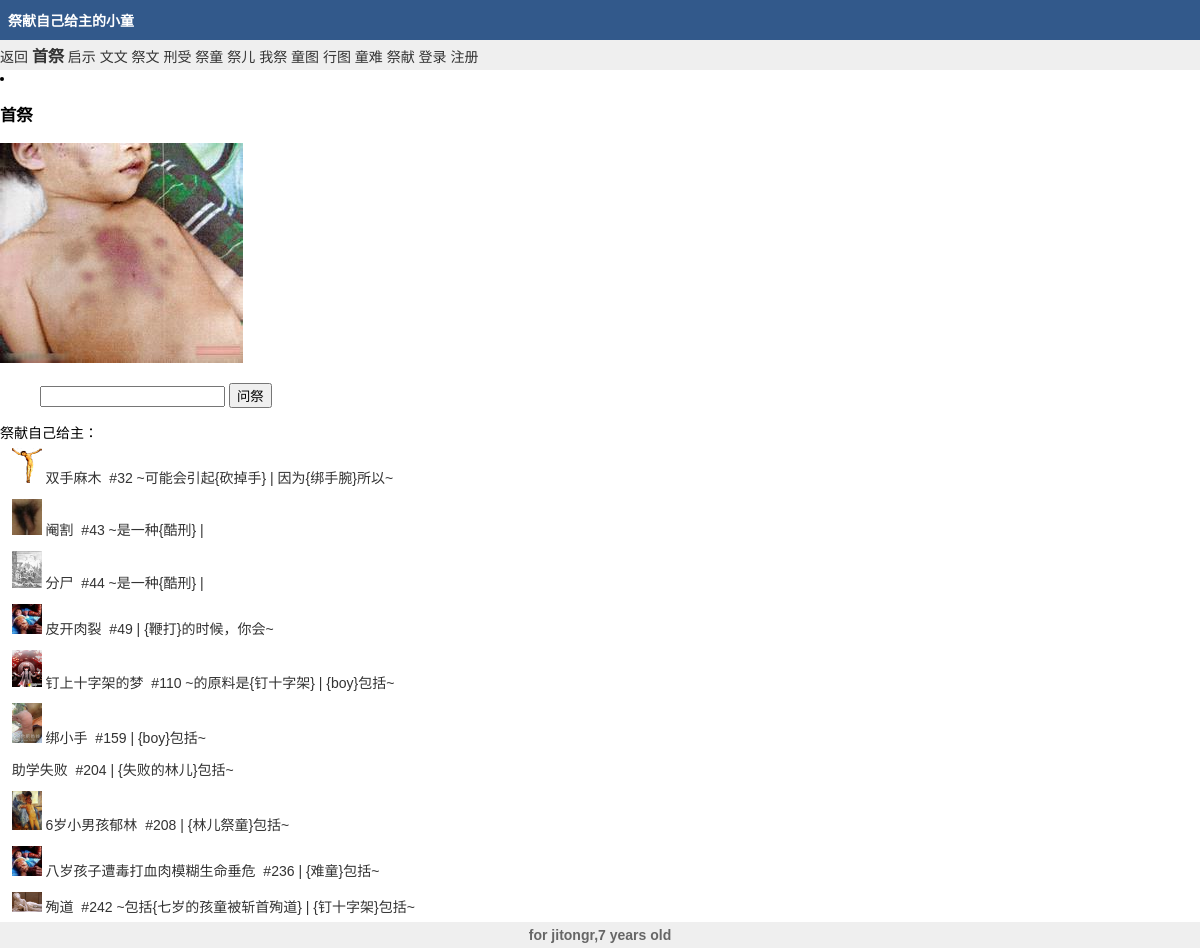
The page / on the database its author committed.
### tables this page shows
CREATE TABLE IF NOT EXISTS `jt_concept` (
  `id` int(11) NOT NULL auto_increment,
  `text` varchar(255) NOT NULL,
  `info` varchar(255) NOT NULL default '',
  `img` varchar(400) NOT NULL,
  `imgsize` mediumint(9) NOT NULL default '0',
  `ctop` int(4) NOT NULL default '0',
  `cleft` int(4) NOT NULL default '0',
  `words` int(11) NOT NULL default '0',
  `sort` tinyint(4) NOT NULL default '0',
  `f3` int(11) NOT NULL default '0',
  `edittime` int(11) NOT NULL default '0',
  `filesize` int(11) NOT NULL default '0',
  `otime` datetime NOT NULL,
  `ow` int(11) NOT NULL default '0',
  `oh` int(11) NOT NULL default '0',
  `birth` varchar(20) NOT NULL default '',
  `die` varchar(20) NOT NULL default '',
  `age` varchar(10) NOT NULL default '',
  `content` text NOT NULL,
  PRIMARY KEY  (`id`)
);

### lib/mysql.php (called while the page is built, shortened)
<?php
class MySql {
	private $conn;
	private static $instance = null;
    private function __construct() {
		if (!$this->conn = @mysql_connect(DB_HOST, DB_USER, DB_PASSWD)) {
			emMsg("连接数据库失败,可能是数据库用户名或密码错误");
		}
    }
    public static function getInstance() {
        if (self::$instance == null) {
            self::$instance = new MySql();
        }
        return self::$instance;
    }
	function query($sql) {
		$this->result = @mysql_query($sql, $this->conn);
		if (!$this->result) {
			emMsg("SQL语句执行错误：$sql <br />" . $this->geterror());
		}else {
			return $this->result;
		}
	}
	function fetch_array($query , $type = MYSQL_ASSOC) {
		return mysql_fetch_array($query, $type);
	}
	function once_fetch_array($sql) {
		$this->result = $this->query($sql);
		return $this->fetch_array($this->result);
	}
	function getMysqlVersion() {
		return mysql_get_server_info();
	}
}

### init.php (called while the page is built, shortened)
<?php
require_once EMLOG_ROOT.'/lib/mysql.php';
$DB=MySql::getInstance();

### lib/cache.php (called while the page is built, shortened)
<?php
$cpr[1]='HasFirstSubevent';
$cpr[2]='HasLastSubevent';
$cpr[3]='HasPrerequisite';
$cpr[4]='MadeOf';
$cpr[5]='IsA';
$cpr[6]='AtLocation';
$cpr[7]='UsedFor';
$cpr[8]='CapableOf';
$cpr[9]='MotivatedByGoal';
$cpr[10]='Desires';
$cpr[11]='[deprecated 1]';
$cpr[12]='ConceptuallyRelatedTo';
$cpr[13]='DefinedAs';
$cpr[14]='InstanceOf';
$cpr[15]='SymbolOf';
$cpr[16]='HasA';
$cpr[17]='CausesDesire';
$cpr[18]='Causes';
$cpr[19]='HasSubevent';
$cpr[20]='HasProperty';
$cpr[21]='PartOf';
$cpr[22]='ReceivesAction';
$cpr[23]='ObstructedBy';
$cpr[24]='InheritsFrom';
$cpr[25]='CreatedBy';
$cpr[26]='Translation';
$cpr[28]='HasPainCharacter';
$cpr[29]='HasPainIntensity';
$cpr[30]='LocatedNear';
$cpr[31]='SimilarSize';
$cpr[33]='{1}会让你想要{2}';
$cpr[34]='{1}会让你{2}';
$cpr[35]='{1}之后可能会发生的事情是{2}';
$cpr[36]='因为{1}所以{2}';
$cpr[37]='{1}可能会带来{2}';
$cpr[38]='{1}可能会引起{2}';
$cpr[39]='{1}刚开始的时候会{2}';
$cpr[40]='{1}的时候，首先要{2}';
$cpr[41]='{1}的最后一个步骤是{2}';
$cpr[42]='{1}最后会做的事情是{2}';
$cpr[43]='{1}的结局是{2}';
$cpr[44]='{1}前要先{2}';
$cpr[45]='{1}是{2}的一部分';
$cpr[46]='{1}可以用{2}制成';
$cpr[47]='{1}由{2}组成';
$cpr[48]='{2}可以拿来做成{1}';
$cpr[49]='{1}的原料是{2}';
$cpr[50]='{1}是一种{2}';
$cpr[51]='{1}在{2}里';
$cpr[52]='{1}在{2}上';
$cpr[53]='{1}在{2}下';
$cpr[54]='{1}在{2}旁';
$cpr[55]='{1}在{2}外';
$cpr[56]='{1}在{2}';
$cpr[57]='你可以在{2}找到{1}';
$cpr[58]='{2}有{1}';
$cpr[59]='{1}是用来{2}的';
$cpr[60]='{2}的时候可能会用到{1}';
$cpr[61]='要{2}可以用{1}';
$cpr[62]='你可以用{1}来{2}';

### view/cruboy.php (the view, shortened to what this page needs)
<div id="m">
    <li>
	<h3><span>首祭</span></h3>
    <h3><span><a href="?cp=<?=$_SESSION['jtimgid']?>"><img src="<?=$_SESSION['jtimg']?>" border="0" style="max-height:300px;max-width:300px;"></span></a></h3>
    <ul id="logsch">
    <form name="keycp" method="get" >
    <input id="searchValue" name="aikey" type="text" value="<?php echo $akey; ?>"   />
    <input type="submit" id="logserch_logserch" value="问祭"   />
        </form>
        </ul>
	</li>
<?php echo $atitle;?>
	<?php
foreach($concepts as $value):
?>
<div class="comcont">
<? if($value['img']){ ?><img width="30" src="<?=$value['img']?>"><? }?>
<a href="?cp=<?php echo $value['id']; ?>">
<?php echo $value['text']; ?>&nbsp;<?php echo $value['info'];?></a>
<a href="jt.php?id=<?=$value['id']?>" title="<?php echo $value['f3']; ?>">#<?=$value['id']?></a>
<span title="<?=$value['re1'].".".$value['fi1']?>"><?=$value['tx1']?></span> |
<span title="<?=$value['re2'].".".$value['fi2']?>"><?=$value['tx2']?></span>
</div>
<?php endforeach; ?>
</div>

### view/header.php (style rules this page uses)
body { background-color:#FFFFFF; font-size:14px; margin: 0; padding:0;font-family: Helvetica, Arial, sans-serif;-webkit-text-size-adjust: none; }
a:link,a:visited,a:hover,a:active { text-decoration: none;color:#333; }
.comcont { color:#333; padding:6px 0px; }

### rows shown on the page
jt_concept: img (picture), text "双手麻木", id "32", tx1 "~可能会引起{砍掉手}", tx2 "因为{绑手腕}所以~"
jt_concept: img (picture), text "阉割", id "43", tx1 "~是一种{酷刑}"
jt_concept: img (picture), text "分尸", id "44", tx1 "~是一种{酷刑}"
jt_concept: img (picture), text "皮开肉裂", id "49", tx2 "{鞭打}的时候，你会~"
jt_concept: img (picture), text "钉上十字架的梦", id "110", tx1 "~的原料是{钉十字架}", tx2 "{boy}包括~"
jt_concept: img (picture), text "绑小手", id "159", tx2 "{boy}包括~"
jt_concept: text "助学失败", id "204", tx2 "{失败的林儿}包括~"
jt_concept: img (picture), text "6岁小男孩郁林", id "208", tx2 "{林儿祭童}包括~"
jt_concept: img (picture), text "八岁孩子遭毒打血肉模糊生命垂危", id "236", tx2 "{难童}包括~"
jt_concept: img (picture), text "殉道", id "242", tx1 "~包括{七岁的孩童被斩首殉道}", tx2 "{钉十字架}包括~"

### other values the page prints
$blogname "祭献自己给主的小童"
$atitle "祭献自己给主："
